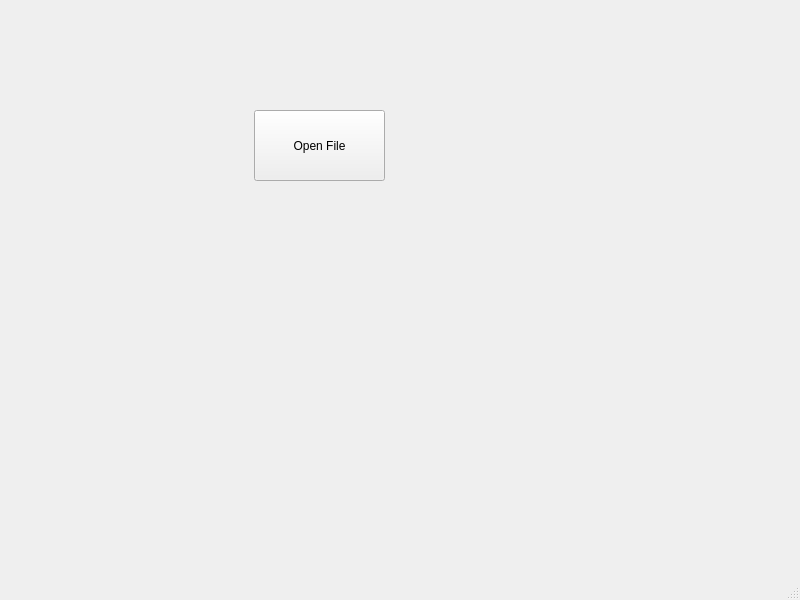
<?xml version="1.0" encoding="UTF-8"?>
<ui version="4.0">
 <class>MainWindow</class>
 <widget class="QMainWindow" name="MainWindow">
  <property name="geometry">
   <rect>
    <x>0</x>
    <y>0</y>
    <width>800</width>
    <height>600</height>
   </rect>
  </property>
  <property name="windowTitle">
   <string>MainWindow</string>
  </property>
  <widget class="QWidget" name="centralwidget">
   <widget class="QPushButton" name="pushButton">
    <property name="geometry">
     <rect>
      <x>254</x>
      <y>110</y>
      <width>131</width>
      <height>71</height>
     </rect>
    </property>
    <property name="text">
     <string>Open File</string>
    </property>
   </widget>
  </widget>
  <widget class="QMenuBar" name="menubar">
   <property name="geometry">
    <rect>
     <x>0</x>
     <y>0</y>
     <width>800</width>
     <height>21</height>
    </rect>
   </property>
  </widget>
  <widget class="QStatusBar" name="statusbar"/>
 </widget>
 <resources/>
 <connections/>
</ui>
